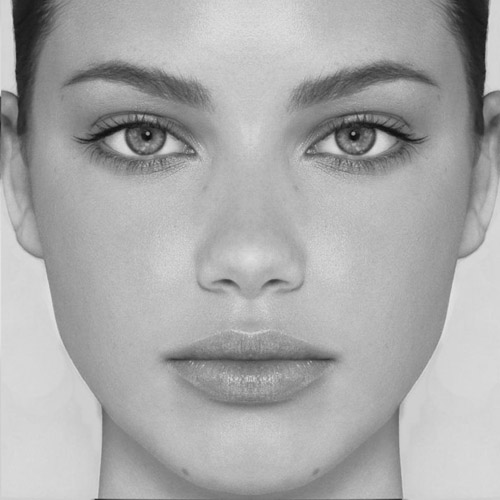
//> input picture src.jpg, 500 x 500 px
$ ./main   (built with g++ and OpenCV 4)
//> lines starting //> are read from the running program, lines starting //| are printed output that depends on the picture
#include <opencv\cv.h>
#include <opencv\highgui.h>
#include <vector>
#include <dlib/optimization.h>
#include <math.h>

#define OPT 1
#define SMP 0
#define THRESH 160
#define THR1 0.5

using namespace cv;
using namespace std;
using namespace dlib;

typedef matrix<double,0,1> column_vector;
IplImage* imgSrc;
IplImage* imgTrg;
IplImage* imgWpd;

IplImage* imgSrcCp;
IplImage* imgTrgCp;
IplImage* imgWpdCp;
int counter;
int *pts;
int num_pts;

class warp
{
public:
	warp(int cps);
	~warp(void);
	std::vector<double> Eval(double u, double v);
	void warpImg(IplImage* img1, IplImage* imgRes);
	double warpedSSD(IplImage* img1, IplImage* imgRes, double x, double y, int r);
	double warpedSSDfull(IplImage* img1, IplImage* imgRes);
	void simpOpt(IplImage* imgS, IplImage* imgT, int rad);
	int simpOptSg(IplImage* imgS, IplImage* imgT, int rad);
	void drawCpt(IplImage* img1);

	int m;
	int n;
	double *cps_x;
	double *cps_y;

	double *dsp_x;
	double *dsp_y;

	double *localSSD;
	bool *checked;
};

warp *wp;

warp::warp(int cps)
{
	// [8 lines of commented-out code are left out]
	n=cps;
	m=cps;
	double betw = 1 / ((double) cps-2.0);

	//printf(" %d ", betw);

	cps_x = NULL;
	if( cps_x )
		free( cps_x );
	cps_x = (double *)malloc((n+1)*(m+1)*sizeof(double));
	memset(cps_x,0,sizeof(cps_x));

	cps_y = NULL;
	if( cps_y )
		free( cps_y );
	cps_y = (double *)malloc((n+1)*(m+1)*sizeof(double));
	memset(cps_y,0,sizeof(cps_y));

	dsp_x = NULL;
	if( dsp_x )
		free( dsp_x );
	dsp_x = (double *)malloc((n+1)*(m+1)*sizeof(double));
	memset(dsp_x,0,sizeof(dsp_x));

	dsp_y = NULL;
	if (dsp_y)
		free(dsp_y);
	dsp_y = (double *)malloc((n + 1)*(m + 1)*sizeof(double));
	memset(dsp_y, 0, sizeof(dsp_y));

	localSSD = NULL;
	if (localSSD)
		free(localSSD);
	localSSD = (double *)malloc((n + 1)*(m + 1)*sizeof(double));
	memset(localSSD, 0, sizeof(localSSD));

	checked = NULL;
	if (checked)
		free(checked);
	checked = (bool *)malloc((n + 1)*(m + 1)*sizeof(bool));
	memset(checked, 0, sizeof(checked));

	double inc_x = -betw;
	for (int i=0; i<=n; i++) {
		double inc_y = -betw; //-0.111;
		for (int j=0; j<=m; j++) {
			// [4 lines of commented-out code are left out]

			cps_x[i*(m+1) + j]=inc_x;
			cps_y[i*(m+1) + j]=inc_y;

			dsp_x[i*(m+1) + j]=0.0;
			dsp_y[i*(m + 1) + j]=0.0;

			localSSD[i*(m + 1) + j] = -1.0;
			checked[i*(m + 1) + j] = false;

			inc_y+=betw; //0.111;
		}
		inc_x+=betw; //0.111;
	}

	// [10 lines of commented-out code are left out]

}

warp::~warp(void)
{
	delete[] cps_x;
	delete[] cps_y;
}

// [202 lines left out: functions warpImg, warpedSSD, not called in this run]

double warp::warpedSSDfull(IplImage* img1, IplImage* imgRes) {
	int width = img1->width;
	int height = img1->height;
	int step = img1->widthStep;
	//printf (" { %d %d }", width, step);


	double ssd_sum = 0.0;

	double cnter = 0.0;
	// warping img1 onto imgRes
	for (int i = 0; i<height; i++) {
		for (int j = 0; j < width; j++) {

				double y0 = i / ((double)height);
				double x0 = j / ((double)width);

				std::vector<double> pt(2);
				pt = Eval(x0, y0);
				double x1 = pt[0];
				double y1 = pt[1];

				if (x0 <= 0.0) x1 = 0.0;
				if (x0 >= 1.0) x1 = 1.0;
				if (y0 <= 0.0) y1 = 0.0;
				if (y0 >= 1.0) y1 = 1.0;

				int y_pix = (int)(y1*height);
				int x_pix = (int)(x1*width);

				if (x1 < 0.0) x_pix = 0;
				if (x1 > 1.0) {
					//if (x<0.8)printf(" { %f %d %d } " , x, i,j);
					x_pix = width - 1;
				}
				if (y1 < 0.0) y_pix = 0;
				if (y1 > 1.0) y_pix = height - 1;

				//if (j-x_pix>100 || j-x_pix<-100) printf(" ( %f %f ) ", x, pt[0]);
				//if (j<10) printf(" %d ", x_pix);

				if ( x_pix<width && x_pix>=0 && y_pix<height && y_pix>=0 ) {
					double diff = img1->imageData[3 * (i*width + j)] - imgRes->imageData[3 * (y_pix*width + x_pix)];
					ssd_sum += diff*diff;
					cnter++;
					//printf(" %d %d %d %d \n", x_pix, pix_x, y_pix, pix_y);
				}

		}
	}
	ssd_sum /= cnter;

	return ssd_sum;
}

void get_ucbs_basis(double t, double *basis)
{
	double tt = t * t;
	double ttt = tt * t;
	basis[0] = (1.0 - 3 * t + 3 * tt - ttt) / 6.0;
	basis[1] = (3 * ttt - 6 * tt + 4) / 6.0;
	basis[2] = (-3 * ttt + 3 * tt + 3 * t + 1) / 6.0;
	basis[3] = ttt / 6.0;
}

// [18 lines left out: function ssd, not called in this run]

double ssd_dir(IplImage* imgS, IplImage* imgT, double x, double y, int r, int dir) {
	int width = imgS->width;
	int height = imgS->height;

	int pix_x = (int) (x * width);
	int pix_y = (int) (y * height);

	double ssd_sum = 0.0;

	for (int j=0; j<r; j++) {
		for (int i=0; i<r; i++) { // i<=j
			CvScalar pixS;
			CvScalar pixT;
			if (dir==1) { // to the right
				pixS = cvGet2D( imgS, pix_y+i, pix_x+j);
				pixT = cvGet2D( imgT, pix_y+i, pix_x+j);
			}
			else if (dir==2) { // to the left
				pixS = cvGet2D( imgS, pix_y+i, pix_x-j);
				pixT = cvGet2D( imgT, pix_y+i, pix_x-j);
			}
			else if (dir==3) { // upwards
				pixS = cvGet2D( imgS, pix_y+j, pix_x+i);
				pixT = cvGet2D( imgT, pix_y+j, pix_x+i);
			}
			else if (dir==4) { // downwards
				pixS = cvGet2D( imgS, pix_y-j, pix_x+i);
				pixT = cvGet2D( imgT, pix_y-j, pix_x+i);
			}

			double diff0 = (pixS.val[0] - pixT.val[0]);
			double diff1 = (pixS.val[1] - pixT.val[1]);
			double diff2 = (pixS.val[2] - pixT.val[2]);
			ssd_sum += ( diff0*diff0 + diff1*diff1 + diff2*diff2 ) / 9.0;

			if (i!=0) {
				if (dir==1) { // to the right
					pixS = cvGet2D( imgS, pix_y-i, pix_x+j);
					pixT = cvGet2D( imgT, pix_y-i, pix_x+j);
				}
				else if (dir==2) { // to the left
					pixS = cvGet2D( imgS, pix_y-i, pix_x-j);
					pixT = cvGet2D( imgT, pix_y-i, pix_x-j);
				}
				else if (dir==3) { // upwards
					pixS = cvGet2D( imgS, pix_y+j, pix_x-i);
					pixT = cvGet2D( imgT, pix_y+j, pix_x-i);
				}
				else if (dir==4) { // downwards
					pixS = cvGet2D( imgS, pix_y-j, pix_x-i);
					pixT = cvGet2D( imgT, pix_y-j, pix_x-i);
				}

				diff0 = (pixS.val[0] - pixT.val[0]);
				diff1 = (pixS.val[1] - pixT.val[1]);
				diff2 = (pixS.val[2] - pixT.val[2]);
				ssd_sum += ( diff0*diff0 + diff1*diff1 + diff2*diff2 ) / 9.0;
			}
		}
	}
	return ssd_sum;
}

// [109 lines left out: functions ssd_nb, simpOpt, not called in this run]

int warp::simpOptSg(IplImage* imgS, IplImage* imgT, int rad) {
	int width = imgS->width;
	int height = imgS->height;

	double nb_x = rad/((double) width);
	double nb_y = rad/((double) height);

	double max_dsp = 0;
	int max_cp;

	for (int i=0; i<=n; i++) {
		for (int j=0; j<=m; j++) {
			double x = cps_x[i*(m+1) + j];
			double y = cps_y[i*(m+1) + j];

			if ((x + nb_x)<1.0 && (x - nb_x) >= 0 && (y + nb_y)<1.0 && (y - nb_y) >= 0 && (x > 0.01) && (x < 0.99) && (y > 0.01) && (y < 0.99)) {

				double delta1_x = ssd_dir(imgS, imgT, x, y, rad, 1);
				double delta2_x = ssd_dir(imgS, imgT, x, y, rad, 2);
				double delta1_y = ssd_dir(imgS, imgT, x, y, rad, 3);
				double delta2_y = ssd_dir(imgS, imgT, x, y, rad, 4);

				double max = ( 255.0 * 255.0 * 4.0 * rad * rad ) / 6.0;

				double delta_x = 0;
				if ((delta1_x + delta2_x)!=0 && SMP==1) delta_x = (delta1_x - delta2_x)/(delta1_x + delta2_x);
				else delta_x = (delta1_x - delta2_x)/max;

				double delta_y = 0;
				if ((delta1_y + delta2_y)!=0 && SMP==1) delta_y = (delta1_y - delta2_y)/(delta1_y + delta2_y);
				else delta_y = (delta1_y - delta2_y)/max;

				dsp_x[i*(m+1) + j] = nb_x*delta_x;
				//printf("\n%d %d x SSD: %f %f \n ", i, j, nb_x, delta_x);
				dsp_y[i*(m+1) + j] = nb_y*delta_y;
				//printf("\n%d %d y SSD: %f %f \n", i, j, nb_y, delta_y);
				if ((dsp_x[i*(m + 1) + j] + dsp_y[i*(m + 1) + j]) > max_dsp && !checked[i*(m + 1) + j] ) {
					max_dsp = (dsp_x[i*(m+1) + j] + dsp_y[i*(m+1) + j]);
					max_cp = i*(m + 1) + j;

				}

				if ((i*(m+1) + j)==50 || (i*(m+1) + j)==100 ) {
					//printf(" %f %f %f %f \n",  delta1_x, delta2_x, delta1_y, delta2_y);
				}

				//i=n;
				//j=m;
			}
			// endif

		}
	}

	for (int i=0; i< (m+1)*(n+1); i++) {
		if ( (dsp_x[i] + dsp_y[i]) > THR1 * max_dsp) {
			printf(" !! %d !! ", i);
			cps_x[i] += dsp_x[i];
			cps_y[i] += dsp_y[i];
		}
	}

	// [37 lines of commented-out code are left out]
	return max_cp;
}

// [43 lines left out: function drawCpt, not called in this run]

std::vector<double> warp::Eval(double u, double v)
{
	// [7 lines of commented-out code are left out]
	double uu = u * (m - 2);
	double vv = v * (n - 2);

	int k = (int)uu;
	int l = (int)vv;	// P(k,l) is the left bottum control points.
	uu = uu - k;
	vv = vv - l;	// get the local parameter of u and v.

	if (k == m - 2)	// special case for u is 1.0.
	{
		k = m - 3;
		uu = 1.0;
	}
	if (l == n - 2)  // special case for v is 1.0.
	{
		l = n - 3;
		vv = 1.0;
	}

	static double basis_u[4], basis_v[4];
	get_ucbs_basis(uu, basis_u);
	get_ucbs_basis(vv, basis_v);

	std::vector<double> pt(2);

	pt[0]=0;
	pt[1]=0;

	for (int i = 0; i < 4; ++i)
	{
		int idx = (k + i) * (n + 1) + l;

		pt[0] += basis_u[i] * (cps_x[idx] * basis_v[0] + cps_x[idx + 1] * basis_v[1] + cps_x[idx + 2] * basis_v[2] + cps_x[idx + 3] * basis_v[3]);
		pt[1] += basis_u[i] * (cps_y[idx] * basis_v[0] + cps_y[idx + 1] * basis_v[1] + cps_y[idx + 2] * basis_v[2] + cps_y[idx + 3] * basis_v[3]);
	}

	return pt;
}

class test_function
{
public:
    test_function ()
    {

    }

    double operator() ( const column_vector& arg) const
    {
		counter++;
		printf("%d ", counter);
		//warp *wp = new warp(11);

		double midX = 0;
		double midY = 0;
		double midDspX = 0;
		double midDspY = 0;

		for (int i = 0; i<num_pts; i++) {
			wp->cps_x[pts[i]] = arg(2 * i);
			wp->cps_y[pts[i]] = arg(2 * i + 1);
			midX += arg(2 * i);
			midY += arg(2 * i + 1);
			midDspX += wp->cps_x[pts[i]] - wp->dsp_x[pts[i]];
			midDspY += wp->cps_y[pts[i]] - wp->dsp_y[pts[i]];
			printf(" %d %f %f \n", pts[i], wp->cps_x[pts[i]], wp->cps_y[pts[i]]);
		}
		midX /= (double)num_pts;
		midY /= (double)num_pts;
		midDspX /= (double)num_pts;
		midDspY /= (double)num_pts;

		//wp->warpImg(imgSrc, imgWpd);
		double diff = wp->warpedSSD(imgSrcCp, imgTrgCp, midX, midY, ((int)(0.22*imgSrc->width)));

		// [7 lines of commented-out code are left out]

		double smoo = 0;
		double diffX = 0;
		double diffY = 0;
		for (int i = 0; i<num_pts; i++) {
			diffX = midDspX - (wp->cps_x[pts[i]] - wp->dsp_x[pts[i]]);
			diffY = midDspY - (wp->cps_y[pts[i]] - wp->dsp_y[pts[i]]);
			smoo += sqrt(diffX*diffX + diffY*diffY);
		}
		printf(" %f %f \n \n", diff, smoo);
		// [8 lines of commented-out code are left out]


		return diff+300*smoo;
    }

};

int main () {
	counter=0;

	/*
	warp *wp = new warp(11);
	wp->cps_x[50]-=0.05;
	wp->cps_y[50]+=0.05;
	*/

	if (SMP==1) {
		imgSrc = cvLoadImage( "src2.jpg" );
		imgTrg = cvLoadImage( "trg2.jpg" );
	}
	else {
		imgSrc = cvLoadImage( "src.jpg" );
//> imgSrc is the input picture: 500 rows x 500 cols, CV_8UC3; min 12, max 230, mean 169.6
		imgTrg = cvLoadImage( "trg.jpg" );
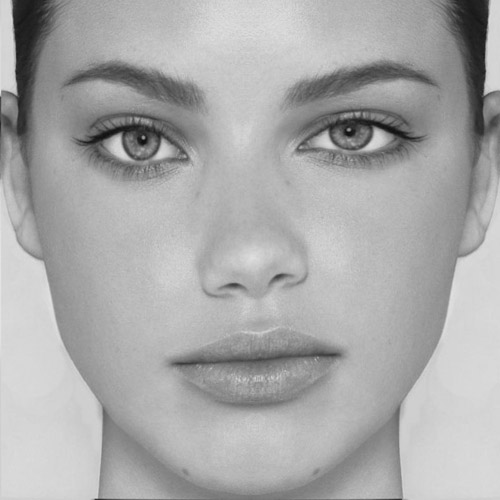
//> input picture trg.jpg, 500 x 500 px
//> imgTrg is the input picture: 500 rows x 500 cols, CV_8UC3; min 14, max 228, mean 169.6
	}

	int width = imgSrc->width;
//> width = 500
	int height = imgSrc->height;
//> height = 500


	// [6 lines of commented-out code are left out]


	imgWpd = cvCreateImage(cvSize(width, height), IPL_DEPTH_8U, 3);

	//wp->drawCpt(imgWpd); // draw control points
	// stroka, stolbec:
	// cvSet2D(imgWpd,50,1,col);


	//wp->warpImg(imgSrc, imgWpd);

	cvCopy(imgSrc, imgWpd);
	cvNamedWindow( "Source", CV_WINDOW_NORMAL );
	cvResizeWindow("Source", width, height);
	cvShowImage("Source", imgWpd);

	// smallen

	imgSrcCp = cvCreateImage(cvSize(width / 5, height / 5), IPL_DEPTH_8U, 3);
	imgWpdCp = cvCreateImage(cvSize(width / 5, height / 5), IPL_DEPTH_8U, 3);
	imgTrgCp = cvCreateImage(cvSize(width / 5, height / 5), IPL_DEPTH_8U, 3);
	/*
	imgSrcCp = cvCreateImage(cvSize(width , height ), IPL_DEPTH_8U, 3);
	imgWpdCp = cvCreateImage(cvSize(width , height ), IPL_DEPTH_8U, 3);
	imgTrgCp = cvCreateImage(cvSize(width , height ), IPL_DEPTH_8U, 3);
	*/
	cvResize(imgSrc, imgSrcCp);
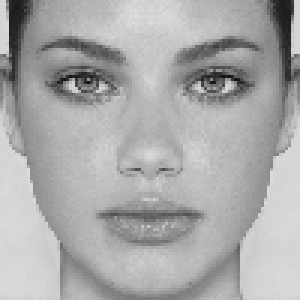
//> imgSrcCp: 100 rows x 100 cols, CV_8UC3 (shown 3 times larger); min 16, max 222, mean 169.7
	cvCopy(imgSrcCp, imgWpdCp);
	cvResize(imgTrg, imgTrgCp);
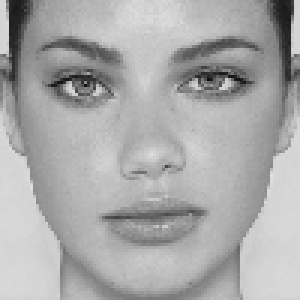
//> imgTrgCp: 100 rows x 100 cols, CV_8UC3 (shown 3 times larger); min 15, max 223, mean 169.7

	cvNamedWindow("Trg", CV_WINDOW_NORMAL);
	cvResizeWindow("Trg", width, height);
	cvShowImage("Trg", imgTrgCp);

	width /= 5;
//> width = 100
	height /= 5;
//> height = 100

	if (OPT==1) {
		int cps = 11;
		int rad = 0.06*width;
//> rad = 6
		//int num_pts = (cps + 1) * (cps + 1);
		wp = new warp(cps);
		bool inclNb = true; // include or not to include the neighbours
		double globalSSD = wp->warpedSSDfull(imgSrcCp, imgTrgCp); // ssd(imgSrcCp, imgTrgCp);
//> the loop in warpedSSDfull, `for (int i = 0; i<height; i++)` made 100 passes
//> (ssd_sum, cnter) on passes 1 to 12: (60862, 100), (227089, 200), (276339, 300), (330808, 400), (380790, 500), (442219, 600), (444633, 700), (446553, 800), (493625, 900), (542158, 1000), (609463, 1100), (795186, 1200)
//> after the loop in warpedSSDfull, `for (int i = 0; i<height; i++)`: ssd_sum = 18910684; cnter = 10000
//> in warpedSSDfull, `ssd_sum /= cnter;`: ssd_sum = 1891.1
//> globalSSD = 1891.1
		printf("\n SSD: %f \n", globalSSD);
//|  SSD: 1891.068400
		test_function Func;

		for (int num = 0; num < 1; num++) {

			double tregion = 0.05;
			int cnt_stop = 0;

			if (num == 1) {
				width *= 5;
				height *= 5;
				rad *= 5;

				imgSrcCp = cvCreateImage(cvSize(width, height), IPL_DEPTH_8U, 3);
				imgWpdCp = cvCreateImage(cvSize(width, height), IPL_DEPTH_8U, 3);
				imgTrgCp = cvCreateImage(cvSize(width, height), IPL_DEPTH_8U, 3);

				cvCopy(imgSrc, imgSrcCp);
				cvCopy(imgSrc, imgWpdCp);
				cvCopy(imgTrg, imgTrgCp);
			}

			while (cnt_stop<3) {
				int max_cp = wp->simpOptSg(imgWpdCp, imgTrgCp, rad);
				double max_dsp = (wp->dsp_x[max_cp] + wp->dsp_y[max_cp]);

				/*
				for (int i = 0; i< (wp->m + 1)*(wp->n + 1); i++) {
				if ((wp->dsp_x[i] + wp->dsp_y[i]) > THR1 * max_dsp) num_pts++;
				}
				*/

				if (!inclNb) {
					num_pts = 1; // just one point
					max_cp = 88;
				}
				else {
					num_pts = 0; // point with neighbourhood
					double diff_lim = 0.12 * 0.12;
					for (int i = 0; i < (wp->m + 1)*(wp->n + 1); i++) {
						double diffx = (wp->cps_x[i] - wp->cps_x[max_cp]);
						double diffy = (wp->cps_y[i] - wp->cps_y[max_cp]);
						double diff = diffx*diffx + diffy*diffy;
						if (diff < diff_lim) num_pts++;
					}
				}

//> (the run ends here: the program needs code that is not available in this run, at `column_vector starting_point(2 * num_pts);`)
